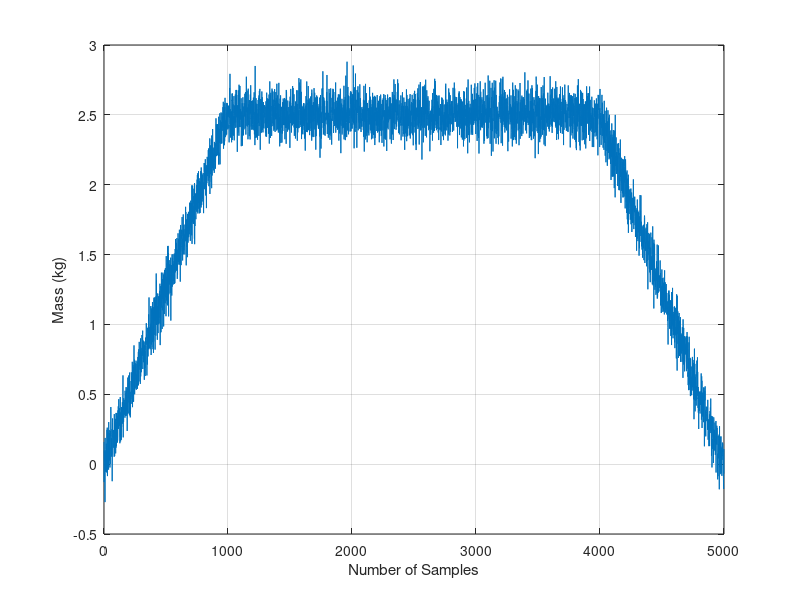

Source code (MATLAB):
t = [0:1:4999];
x = [0:2.5/999:2.5];
y = ones(1,3000)*2.5;
z = [2.5:-2.5/999:0];
run = [x,y,z];
run = awgn(run,20);

figure(1),clf
plot(t,run)
grid on
xlabel('Number of Samples')
ylabel('Mass (kg)')